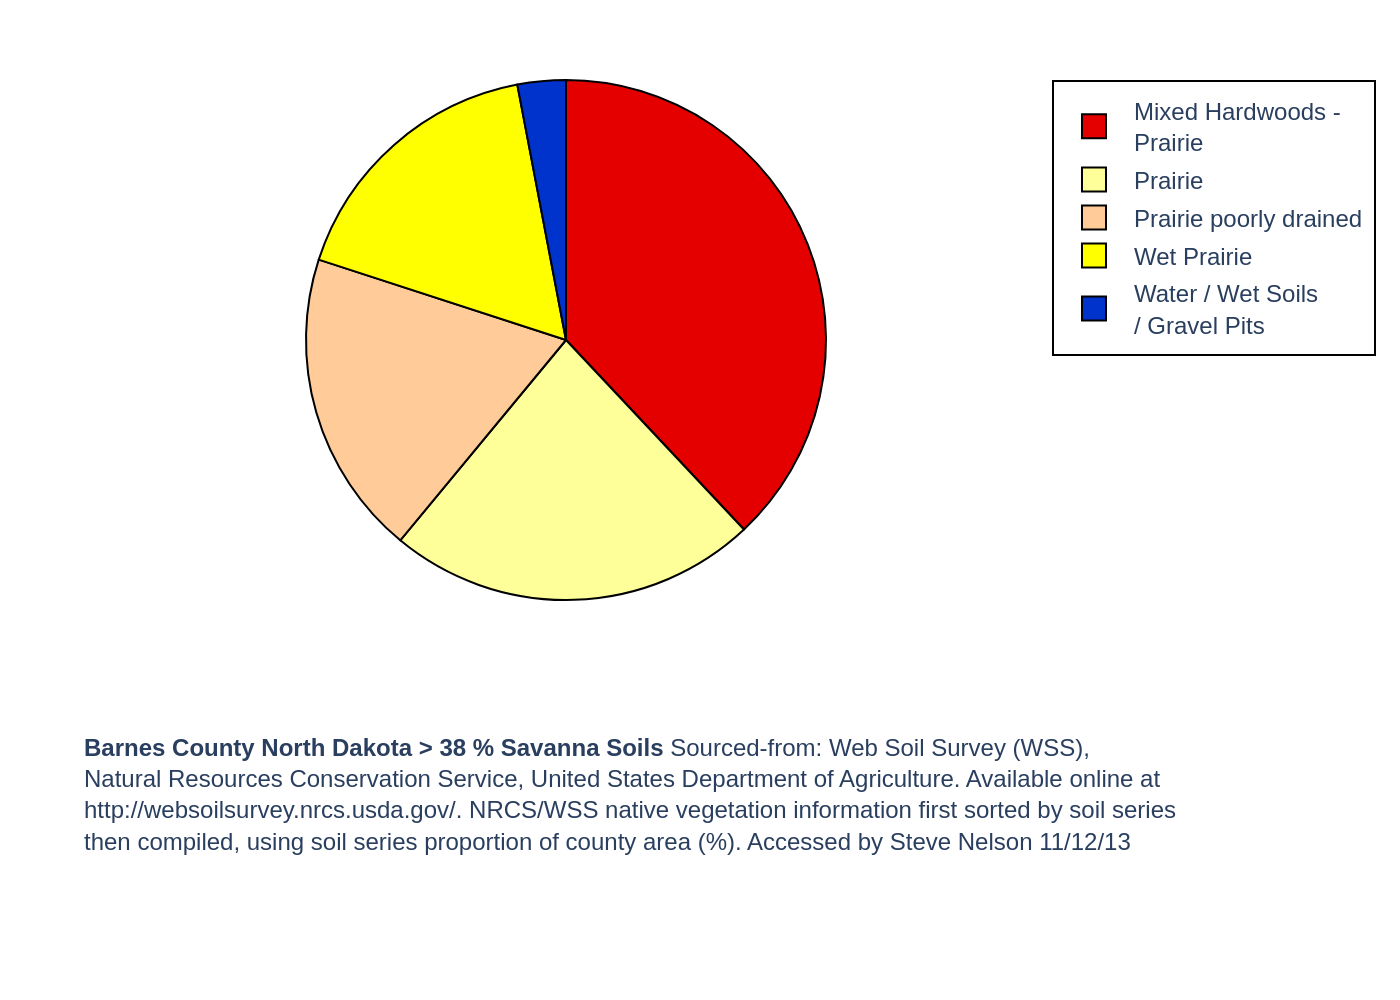

Python code for this plot:
import sys
import json
import os
import plotly.graph_objects as go

# Check for command-line argument
if len(sys.argv) != 2:
    print("Usage: python generate_chart.py <json_file_path>")
    sys.exit(1)

json_path = sys.argv[1]

# Read data from JSON file
try:
    with open(json_path, 'r', encoding='utf-8') as f:
        chart_details = json.load(f)
except FileNotFoundError:
    print(f"Error: JSON file not found at {json_path}")
    sys.exit(1)

# Extract data and texts from the JSON structure
chart_data = chart_details.get('chart_data', {})
texts = chart_details.get('texts', {})
colors = chart_details.get('colors', [])

# Create the figure
fig = go.Figure()

# Add the pie chart trace
fig.add_trace(go.Pie(
    labels=chart_data.get('labels', []),
    values=chart_data.get('values', []),
    marker=dict(
        colors=colors,
        line=dict(color='black', width=1)
    ),
    hole=0,
    sort=False,  # Preserve the original order of the data
    direction='clockwise',
    showlegend=True,
    textinfo='none'  # No text labels on the pie slices
))

# Combine title and source for the caption
caption_parts = []
title_text = texts.get('title')
if title_text:
    caption_parts.append(f"<b>{title_text}</b>")

source_text = texts.get('source')
if source_text:
    caption_parts.append(source_text)

caption = " ".join(caption_parts)

# Update layout for styling, fonts, and annotations
fig.update_layout(
    font_family="Arial",
    plot_bgcolor='#D3D3D3',
    paper_bgcolor='white',
    margin=dict(l=40, r=40, t=40, b=200),  # Increased bottom margin for the caption
    legend=dict(
        x=1,
        y=1,
        xanchor='left',
        yanchor='top',
        traceorder='normal',
        bgcolor='white',
        bordercolor='black',
        borderwidth=1
    ),
    annotations=[
        dict(
            text=caption,
            showarrow=False,
            xref='paper',
            yref='paper',
            x=0,
            y=-0.25,
            xanchor='left',
            yanchor='top',
            align='left'
        )
    ]
)

# Determine output filename and save the image
base_filename = os.path.splitext(os.path.basename(json_path))[0]
output_filename = f"{base_filename}.png"

fig.write_image(output_filename, scale=2)

print(f"Chart saved to {output_filename}")
